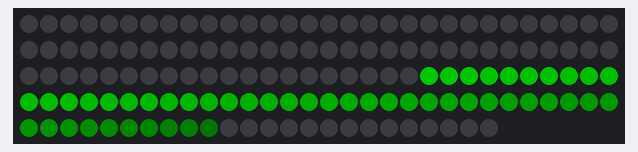
A sketch run on a simulated Arduino Uno, built with avr-gcc and run on an emulated ATmega328P. On the bench: 144 RGB LEDs in strip order, left to right, continuing on the next row. Dim RGB values are drawn brighter than linear.

Above: at 0.96 s.
At 19.5 s:
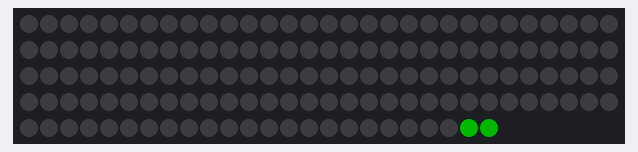
At 38.96 s:
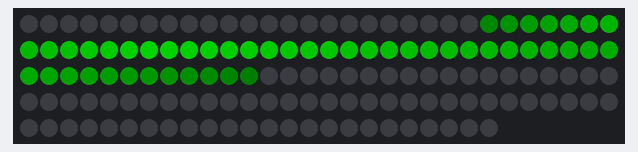

The sketch:

arrow.ino
```cpp
#include <FastLED.h>

#define DATA_PIN 13
#define LED_TYPE NEOPIXEL
#define COLOR_ORDER GRB
#define NUM_LEDS 144
#define BRIGHTNESS 255

CRGB leds[NUM_LEDS];

float chase = NUM_LEDS; // current chase position
int length = 50;        // total length of the chase
int speed = 2; // number of pixels to advance on each iteration of the loop
float delayFactor = 1.5; // how long to delay between bloops. 1 will delay for
                         // the same amount of time as a single bloop.

void setup() {
  Serial.begin(9600);
  delay(500);

  FastLED.addLeds<LED_TYPE, DATA_PIN>(leds, NUM_LEDS);
  FastLED.setBrightness(BRIGHTNESS);
}

void loop() {
  FastLED.clear();

  for (int i = chase; i < chase + length; i++) {
    if (i >= 0 && i < NUM_LEDS) {
      leds[i] = CRGB::Green;
      int brightness =
          i < (chase + length) / 2
              ? map(i, chase, (chase + length) / 2, 0, 255)
              : map(i, (chase + length) / 2, chase + length, 255, 0);
      leds[i].nscale8(brightness);
    }
  }

  chase -= speed;
  if (chase < -1 * delayFactor * NUM_LEDS) {
    chase = NUM_LEDS;
  }

  FastLED.show();
}
```
